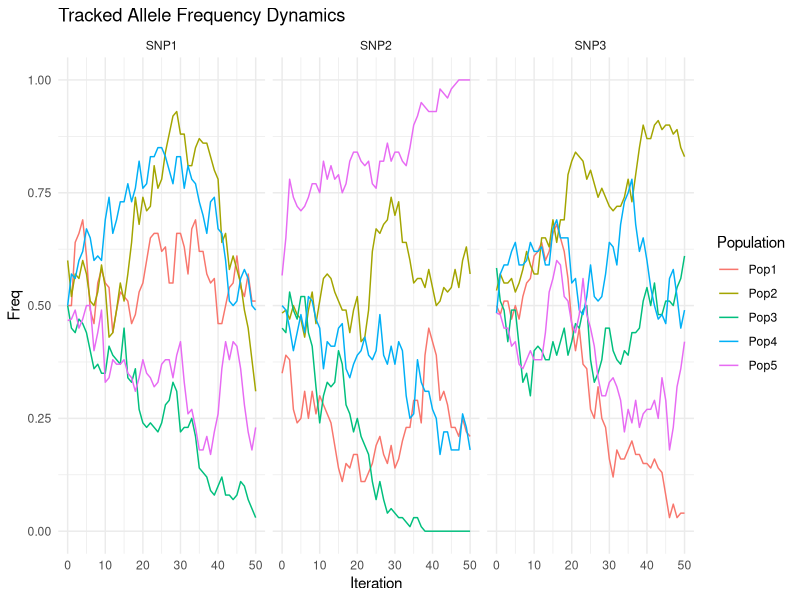
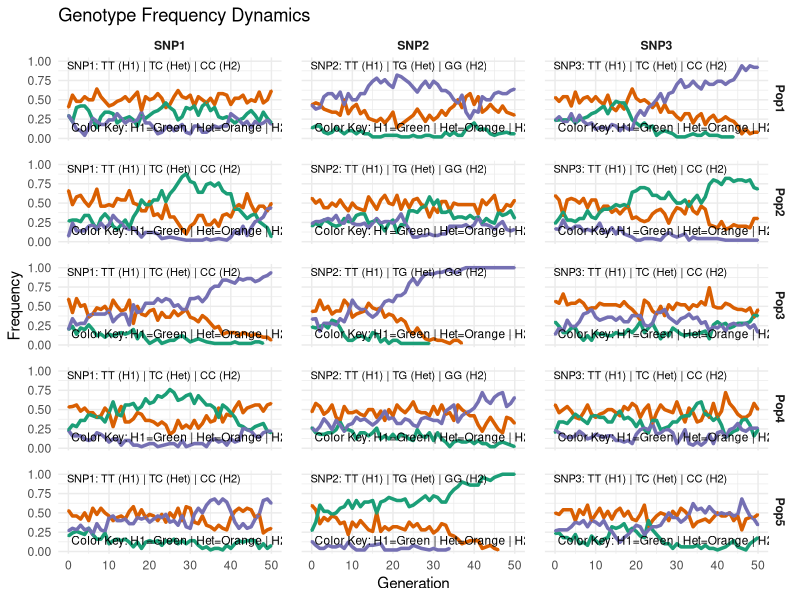

R code for these plots, in order:
################################################################################
#
#               SIMULADOR DE DERIVA
#               Autor: Angel Criollo Rayo & DeepSeek
#               Version 7: 26 - Marzo - 2025
#               Grupo: Citogenetica, Filogenia y Evlucion de Poblaciones
#               Doctorado en Ciencias Biomedicas
#               Asignatura: Genetica Poblacional y Evolutiva (electiva)
#
################################################################################
#
# Este script esta diseñado para analizar los efectos del tamaño poblacional
# en las frecuencias alelicas y genotipicas a lo largo de multiples generaciones. 
# en varios marcadores a la vez, sin tener en cuenta SN, mutación, ligamiento o endogamia
#
################################################################################

library(data.table)
library(ggplot2)

rm(list = setdiff(ls(), lsf.str())) 

################################################################################
# Establezca Parametros 
n_populations <- 5       # EDITAR numero poblaciones
n_individuals <- 30     # EDITAR numero individuos t0
n_new_individuals <- 50 # EDITAR numero individuos cada poblacion/generacion
n_snps <- 3              # EDITAR numero marcadores
nucleotides <- c("A", "C", "T", "G") # EDITAR alelos posibles
n_iterations <- 50       # EDITAR numero generaciones
prob.0 <- c(0.25, 0.5, 0.25) #EDITAR prob. A1A1/A1A2/A2A2 en t0. Defecto en HWE

################################################################################
########################  NO EDITAR DESDE ACA  #################################
################################################################################

# 1. Initialize SNP alleles and tracked alleles
set.seed(123)
snp_alleles <- data.table(SNP = paste0("SNP", 1:n_snps))[
  , c("Allele1", "Allele2") := {
    a1 <- sample(nucleotides, .N, replace = TRUE)
    a2 <- sapply(a1, function(x) sample(setdiff(nucleotides, x), 1))
    .(a1, a2)
  }
][
  , TrackedAllele := ifelse(runif(.N) > 0.5, Allele1, Allele2)
]

# 2. Initialize genotype data
genotypes_df <- data.table(
  Population = rep(paste0("Pop", 1:n_populations), each = n_individuals)
)

for (snp in snp_alleles$SNP) {
  alleles <- unlist(snp_alleles[SNP == snp, .(Allele1, Allele2)])
  genotypes_df[, (snp) := sample(
    c(
      paste0(alleles[1], alleles[1]),
      paste0(alleles[1], alleles[2]),
      paste0(alleles[2], alleles[2])
    ),
    .N,
    replace = TRUE,
    prob = prob.0 # por defecto en HWE
  )]
}

# 3. Function to calculate frequencies
calculate_frequencies <- function(genotypes_df, iteration) {
  melted <- melt(
    genotypes_df,
    id.vars = "Population",
    variable.name = "SNP",
    value.name = "Genotype"
  )
  
  # Standardize heterozygotes (AC = CA)
  melted[, c("Allele1", "Allele2") := {
    alleles <- snp_alleles[SNP == .BY$SNP, .(Allele1, Allele2)]
    list(
      substr(Genotype, 1, 1),
      substr(Genotype, 2, 2)
    )
  }, by = SNP]
  
  # Allele frequencies
  allele_freq <- melted[
    , .(Freq = mean(c(Allele1, Allele2) == snp_alleles[SNP == .BY$SNP, TrackedAllele])),
    by = .(Population, SNP)
  ][, Iteration := iteration]
  
  # Genotype frequencies
  genotype_counts <- melted[
    , .(Count = .N), by = .(Population, SNP, Genotype)
  ][
    , Frequency := Count / sum(Count), by = .(Population, SNP)
  ][, Iteration := iteration]
  
  list(allele_freq = allele_freq, genotype_counts = genotype_counts)
}

# 4. Initialize history with iteration 0
initial_freqs <- calculate_frequencies(genotypes_df, 0)
allele_history <- initial_freqs$allele_freq
genotype_history <- initial_freqs$genotype_counts

# 5. Simulation function
generate_new_genotypes <- function(genotypes_df) {
  melted <- melt(
    genotypes_df,
    id.vars = "Population",
    variable.name = "SNP",
    value.name = "Genotype"
  )
  
  # Sample new genotypes
  allele_pools <- melted[
    , c("Allele1", "Allele2") := {
      alleles <- snp_alleles[SNP == .BY$SNP, .(Allele1, Allele2)]
      list(
        substr(Genotype, 1, 1),
        substr(Genotype, 2, 2)
      )
    }, by = SNP
  ][
    , .(Allele = c(Allele1, Allele2)), by = .(Population, SNP)
  ]
  
  new_individuals <- paste0("NewInd_", 1:n_new_individuals)
  new_genotypes <- allele_pools[
    , {
      sampled_alleles <- sample(Allele, 2 * n_new_individuals, replace = TRUE)
      genotypes <- paste0(
        sampled_alleles[seq(1, length(sampled_alleles), by = 2)],
        sampled_alleles[seq(2, length(sampled_alleles), by = 2)]
      )
      # Standardize heterozygotes
      genotypes <- sapply(genotypes, function(gt) {
        sorted <- sort(unlist(strsplit(gt, "")))
        paste0(sorted[1], sorted[2])
      })
      .(Genotype = genotypes, Individual = new_individuals)
    },
    by = .(Population, SNP)
  ]
  
  dcast(new_genotypes, Population + Individual ~ SNP, value.var = "Genotype")
}

# 6. Run simulation
for (i in 1:n_iterations) {  # 5 iterations
  genotypes_df <- generate_new_genotypes(genotypes_df)
  current_freqs <- calculate_frequencies(genotypes_df, i)
  allele_history <- rbind(allele_history, current_freqs$allele_freq)
  genotype_history <- rbind(genotype_history, current_freqs$genotype_counts)
}

################################################################################
#
# RESULTADOS 
#
################################################################################
allele_res <- subset(allele_history, !SNP %in% "Individual")
genot_res <- subset(genotype_history, !SNP %in% "Individual")

# 7. Dinamica de las frecuencias alelicas
ggplot(allele_res, aes(x = Iteration, y = Freq, color = Population)) +
  geom_line() +
  facet_wrap(~ SNP) +
  labs(title = "Tracked Allele Frequency Dynamics") +
  theme_minimal()

# 8. Dinamica de las frecuencias genotipicas
# 1. Define consistent color scheme
genotype_colors <- c(
  "Homozygous1" = "#1b9e77",  # Green
  "Heterozygous" = "#d95f02",  # Orange
  "Homozygous2" = "#7570b3"   # Purple
)

# 2. Classify genotypes for each SNP
genot_res[, GenotypeClass := fcase(
  Genotype == paste0(snp_alleles[SNP == .BY$SNP, Allele1], snp_alleles[SNP == .BY$SNP, Allele1]),
  "Homozygous1",
  Genotype == paste0(snp_alleles[SNP == .BY$SNP, Allele2], snp_alleles[SNP == .BY$SNP, Allele2]),
  "Homozygous2",
  default = "Heterozygous"
), by = SNP]

# 3. Create annotation data for facet legends
facet_legends <- unique(snp_alleles[, .(SNP, Allele1, Allele2)])
facet_legends[, Label := paste0(SNP, ": ", Allele1, Allele1, " (H1) | ", 
                                Allele1, Allele2, " (Het) | ",
                                Allele2, Allele2, " (H2)")]

# 4. Create the plot
ggplot(genot_res, aes(x = Iteration, y = Frequency, color = GenotypeClass)) +
  geom_line(linewidth = 1.2) +
  geom_point(size = 0.1) +
  
  # Faceting and labels
  facet_grid(Population ~ SNP) +
  labs(
    title = "Genotype Frequency Dynamics",
    x = "Generation",
    y = "Frequency",
    color = "Genotype Class"
  ) +
  
  # Color scheme
  scale_color_manual(values = genotype_colors) +
  
  # Theme adjustments
  theme_minimal() +
  theme(
    panel.spacing = unit(1, "lines"),
    strip.text = element_text(face = "bold"),
    legend.position = "none"
  ) +
  
  # Add facet-specific legends
  geom_text(
    data = facet_legends,
    aes(x = -Inf, y = Inf, label = Label),
    hjust = -0.05, vjust = 1.5,
    size = 2.8, color = "black",
    inherit.aes = FALSE
  ) +
  
  # Add universal color guide
  annotate(
    "text", x = -Inf, y = -Inf,
    label = "Color Key: H1=Green | Het=Orange | H2=Purple",
    hjust = -0.05, vjust = -1,
    size = 3, color = "black"
  )





